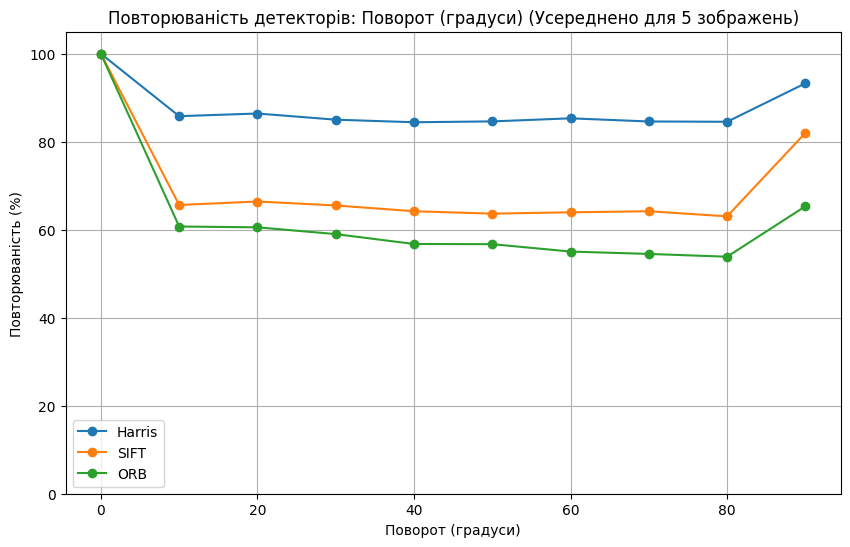
#> input picture lab3/figures/rep_rot.png, 850 x 547 px
$ python -i part_d_repeatability.py   (imports and definitions only)   (older library calls are emulated)
#> lines starting #> are read from the running program, lines starting #| are printed output that depends on the picture
import cv2
import numpy as np
import matplotlib.pyplot as plt
from scipy.spatial import cKDTree
import os
import glob

def nms(points, responses, radius=10, max_points=1000):
    if len(points) == 0:
        return np.array([])
    sorted_indices = np.argsort(responses)[::-1]
    sorted_points = points[sorted_indices]

    selected_points = []
    for pt in sorted_points:
        if not selected_points:
            selected_points.append(pt)
            continue
        diff = np.array(selected_points) - pt
        if np.min(np.sum(diff ** 2, axis=1)) > radius ** 2:
            selected_points.append(pt)
            if len(selected_points) >= max_points:
                break
    return np.array(selected_points)

def detect_harris(img_gray):
    img_float = np.float32(img_gray)
    Ix = cv2.Sobel(img_float, cv2.CV_32F, 1, 0, ksize=3)
    Iy = cv2.Sobel(img_float, cv2.CV_32F, 0, 1, ksize=3)
    Ix2 = cv2.GaussianBlur(Ix * Ix, (0, 0), 1.5)
    Iy2 = cv2.GaussianBlur(Iy * Iy, (0, 0), 1.5)
    IxIy = cv2.GaussianBlur(Ix * Iy, (0, 0), 1.5)
    R = (Ix2 * Iy2) - (IxIy ** 2) - 0.04 * ((Ix2 + Iy2) ** 2)
    y, x = np.where(R > 0.01 * R.max())
    if len(x) == 0: return np.array([])
    return nms(np.column_stack((x, y)), R[y, x])

def detect_sift(img_gray):
    sift = cv2.SIFT_create(nfeatures=5000)
    kp = sift.detect(img_gray, None)
    if not kp: return np.array([])
    return nms(np.array([k.pt for k in kp]), np.array([k.response for k in kp]))

def detect_orb(img_gray):
    orb = cv2.ORB_create(nfeatures=5000)
    kp = orb.detect(img_gray, None)
    if not kp: return np.array([])
    return nms(np.array([k.pt for k in kp]), np.array([k.response for k in kp]))

def apply_transform(img, t_type, val):
    h, w = img.shape[:2]
    if t_type == 'rot':
        M = cv2.getRotationMatrix2D((w//2, h//2), val, 1.0)
        H = np.vstack([M, [0, 0, 1]])
        return cv2.warpPerspective(img, H, (w, h)), H
    elif t_type == 'scale':
        H = np.array([[val, 0, 0], [0, val, 0], [0, 0, 1]], dtype=float)
        return cv2.warpPerspective(img, H, (int(w*val), int(h*val))), H
    elif t_type == 'bright':
        return np.clip(img.astype(float) * val, 0, 255).astype(np.uint8), np.eye(3)
    elif t_type == 'noise':
        noise = np.random.normal(0, val, img.shape)
        return np.clip(img.astype(float) + noise, 0, 255).astype(np.uint8), np.eye(3)

def repeatability(pts1, pts2, H, eps=3):
    if len(pts1) == 0 or len(pts2) == 0:
        return 0.0
    pts1_h = np.hstack([pts1, np.ones((len(pts1), 1))])
    pts1_m = (H @ pts1_h.T).T
    pts1_m = pts1_m[:, :2] / pts1_m[:, 2:]

    tree = cKDTree(pts2)
    dist, _ = tree.query(pts1_m)
    return np.sum(dist <= eps) / min(len(pts1), len(pts2))

# [49 lines not run here, left out]

>>> import cv2
>>> picture = cv2.imread('../figures/rep_rot.png', cv2.IMREAD_GRAYSCALE)
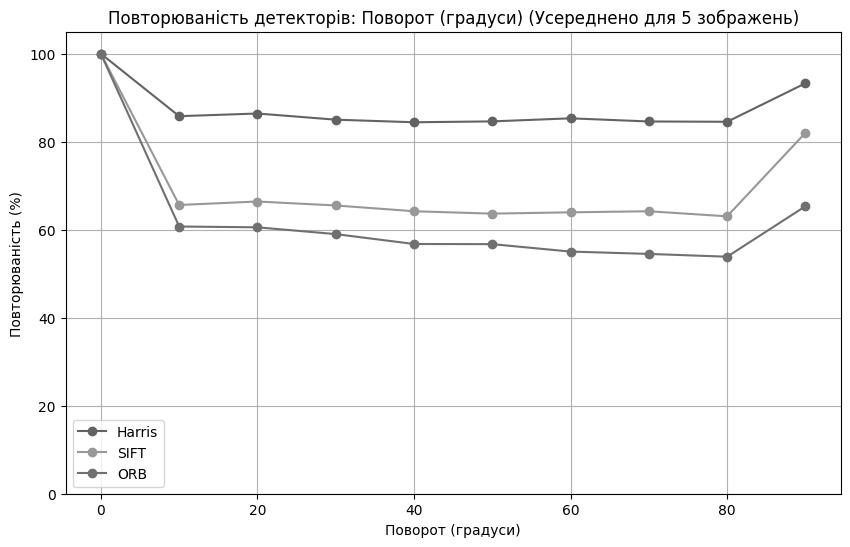
#> picture: shape (547, 850); min 0, max 255, mean 248
>>> result = detect_harris(picture)
#> in detect_harris, `Ix = cv2.Sobel(img_float, cv2.CV_32F, 1, 0, ksize=3)`:
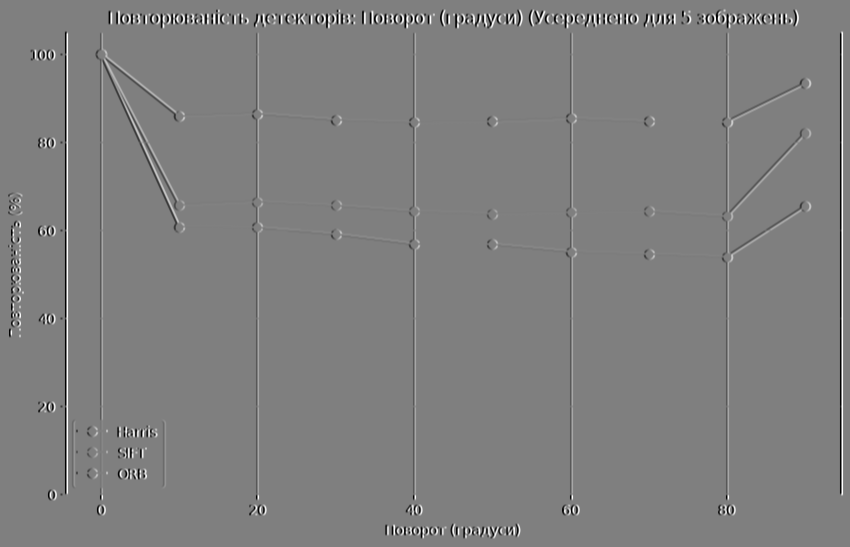
#> Ix: shape (547, 850) float32; min -1020, max 1020, mean 0; drawn with min black and max white
#> in detect_harris, `Iy = cv2.Sobel(img_float, cv2.CV_32F, 0, 1, ksize=3)`:
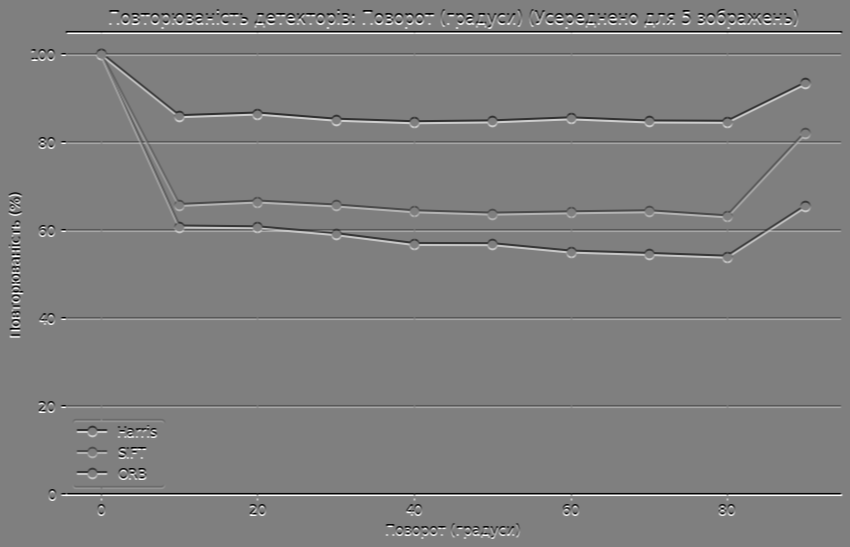
#> Iy: shape (547, 850) float32; min -1020, max 1020, mean 0; drawn with min black and max white
#> in detect_harris, `Ix2 = cv2.GaussianBlur(Ix * Ix, (0, 0), 1.5)`:
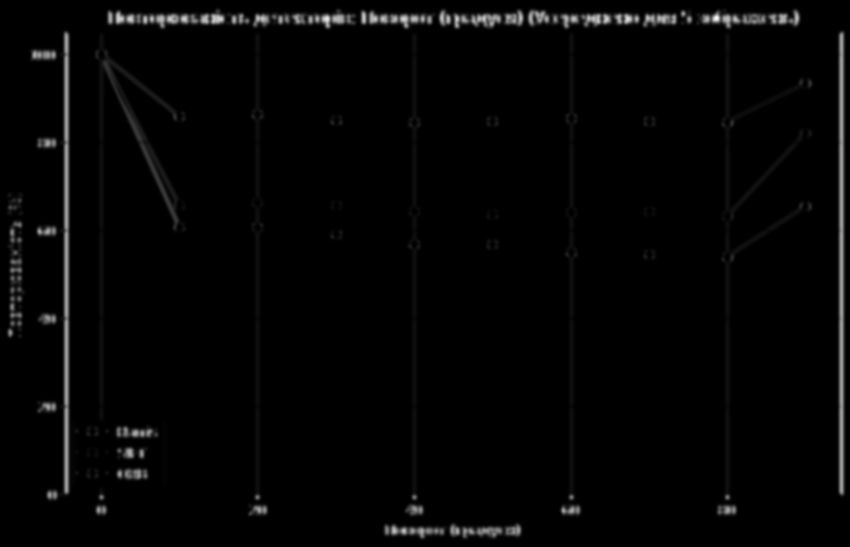
#> Ix2: shape (547, 850) float32; min 0, max 724191.6, mean 13536.1; drawn with min black and max white
#> in detect_harris, `Iy2 = cv2.GaussianBlur(Iy * Iy, (0, 0), 1.5)`:
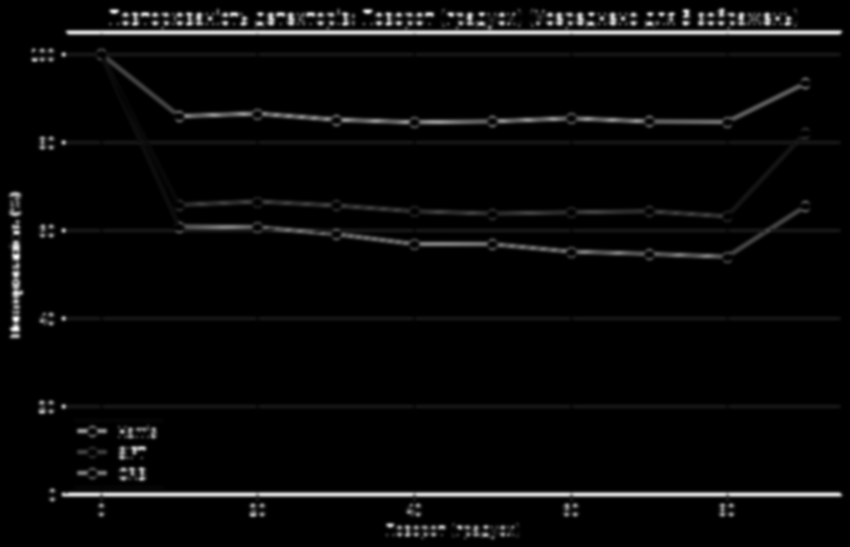
#> Iy2: shape (547, 850) float32; min 0, max 528812.3, mean 17893.5; drawn with min black and max white
#> in detect_harris, `IxIy = cv2.GaussianBlur(Ix * Iy, (0, 0), 1.5)`:
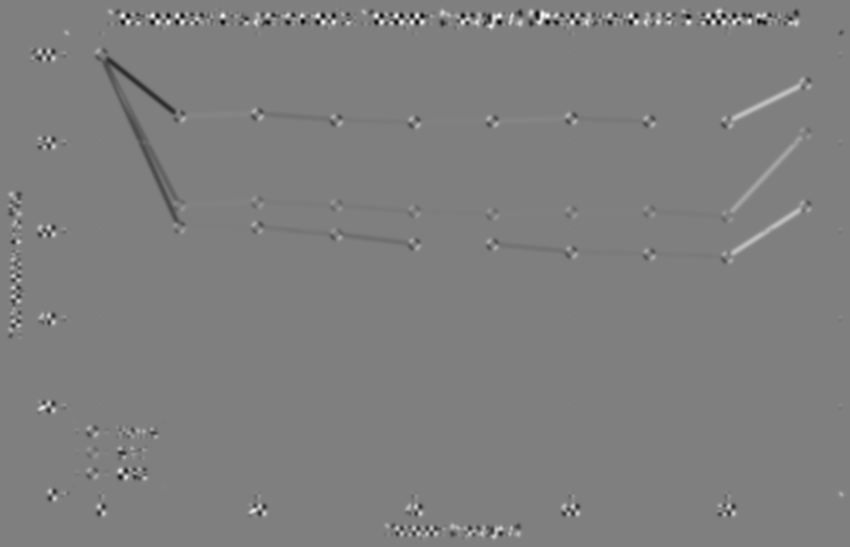
#> IxIy: shape (547, 850) float32; min -157840.7, max 157321.5, mean -64.5; drawn with min black and max white
#> in detect_harris, `R = (Ix2 * Iy2) - (IxIy ** 2) - 0.04 * ((Ix2 + Iy2) ** 2)`:
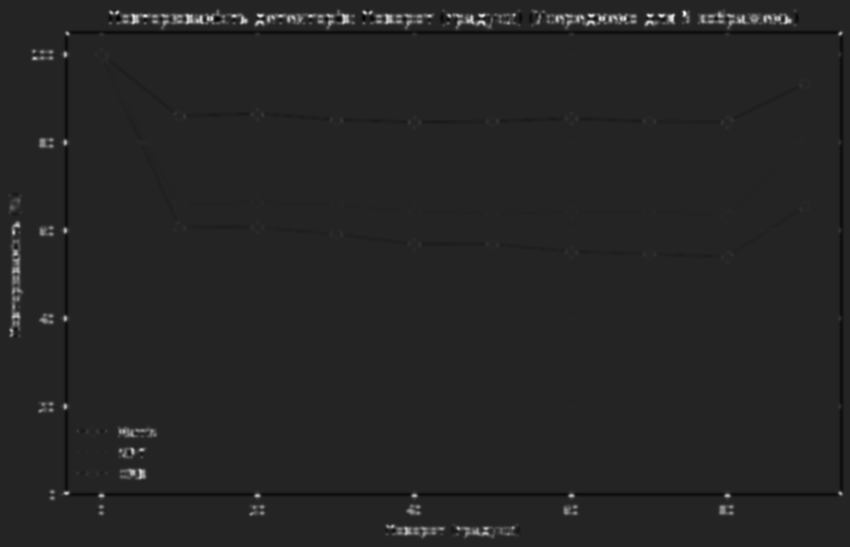
#> R: shape (547, 850) float32; min -1.25e+10, max 7.52e+10, mean 392088128; drawn with min black and max white
#> in detect_harris, `y, x = np.where(R > 0.01 * R.max())`: y = 18371 values from 8 to 539; x = 18371 values, max 843 at index 8724, min 7 at index 10532, mean 352.1
#> in nms, `sorted_indices = np.argsort(responses)[::-1]`: sorted_indices = 18371 values, max 18370 at index 17905, min 0 at index 16073, mean 9185
#> in nms, `sorted_points = points[sorted_indices]`: sorted_points = 18371 pairs, first value 7 to 843, second value 8 to 539
#> the loop in nms, `for pt in sorted_points:` made 18371 passes
#> pt on passes 1, 11, 12: [684, 13], [672, 17], [260, 15]
#> after the loop in nms, `for pt in sorted_points:`: selected_points = 259 pairs, first value 8 to 840, second value 8 to 538
#> result has the same summary as selected_points in nms
